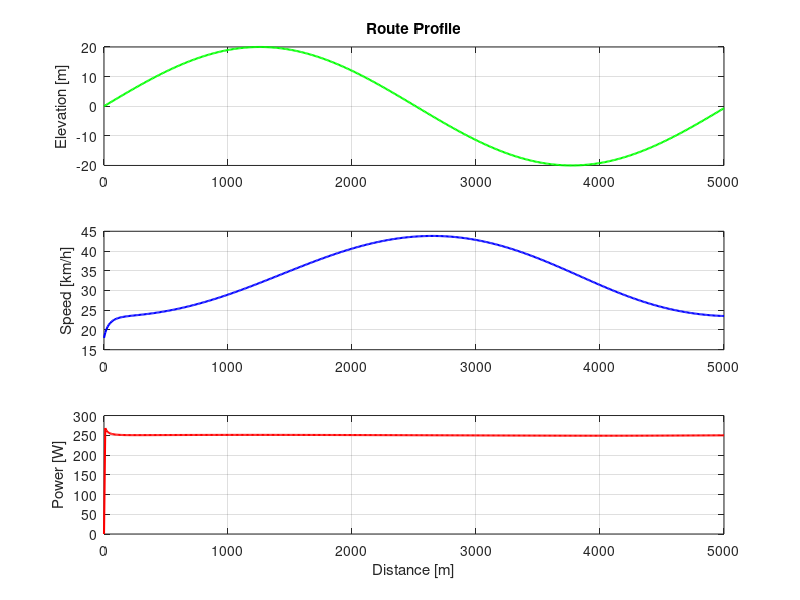

MATLAB code for this plot:
clc;
clear all;
close all;

%% Constants
g = 9.81;              % Gravity [m/s^2]
rho = 1.225;           % Air density [kg/m^3]

%% Rider & Bike Parameters
m_rider = 75;          % Rider mass [kg]
m_bike = 10;           % Bike mass [kg]
m = m_rider + m_bike;
CdA = 0.3;             % Drag coefficient * area
Crr = 0.005;           % Rolling resistance
power_target = 250;    % Rider constant power [W]
wind_speed = 2;        % Headwind [m/s] (positive is headwind)

%% Route (distance vs elevation)
route = linspace(0, 5000, 500);     % 5 km route
elevation = 20*sin(route/800);      % synthetic hills
dx = route(2) - route(1);           % distance step
slope = gradient(elevation, dx);

%% Simulation Setup
v = zeros(size(route));
v(1) = 5;                           % initial speed [m/s]
time_total = 0;
power_inst = zeros(size(route));

%% Simulation Loop
for i = 2:length(route)
    % 1. Calculate resistances based on current speed
    theta = atan(slope(i));
    F_drag = 0.5 * rho * CdA * (v(i-1) + wind_speed)^2;
    F_roll = Crr * m * g * cos(theta);
    F_climb = m * g * sin(theta);
    F_resist = F_drag + F_roll + F_climb;
    
    % 2. Calculate Force from rider (Power = F * v)
    F_rider = power_target / max(v(i-1), 0.5); % max to avoid division by zero
    
    % 3. Calculate Acceleration (F_net = m * a)
    F_net = F_rider - F_resist;
    a = F_net / m;
    
    % 4. Update velocity (using kinematics: v_final^2 = v_initial^2 + 2*a*dx)
    v_sq = v(i-1)^2 + 2 * a * dx;
    v(i) = sqrt(max(v_sq, 0.1)); % ensure speed doesn't go negative or zero
    
    % 5. Update time
    dt = dx / v(i);
    time_total = time_total + dt;
    
    % 6. Record actual power used
    power_inst(i) = F_rider * v(i);
end

%% Results
fprintf('Total time: %.2f minutes\n', time_total/60);
fprintf('Average speed: %.2f km/h\n', mean(v)*3.6);

%% Plots
figure('Color', 'w')

subplot(3,1,1)
plot(route, elevation, 'g', 'LineWidth', 1.5)
ylabel('Elevation [m]')
title('Route Profile')
grid on

subplot(3,1,2)
plot(route, v * 3.6, 'b', 'LineWidth', 1.5)
ylabel('Speed [km/h]')
grid on

subplot(3,1,3)
plot(route, power_inst, 'r', 'LineWidth', 1.5)
xlabel('Distance [m]')
ylabel('Power [W]')
grid on
